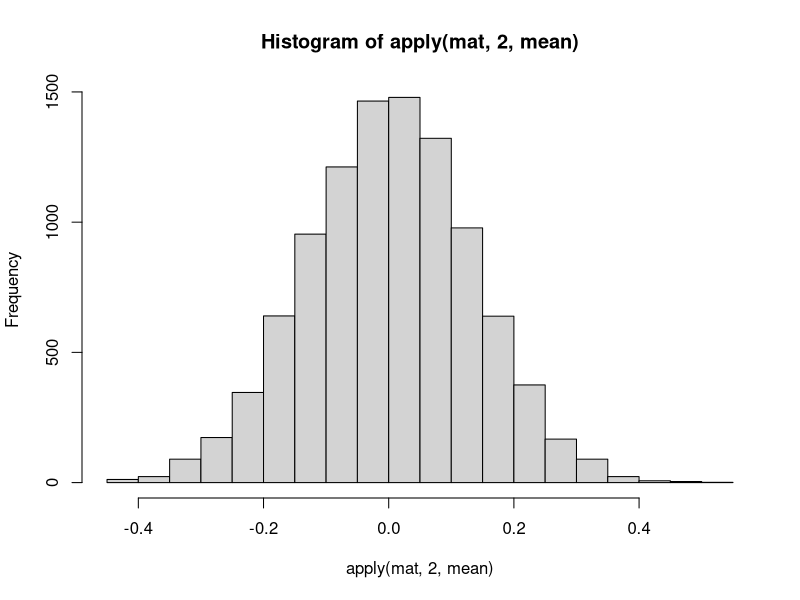
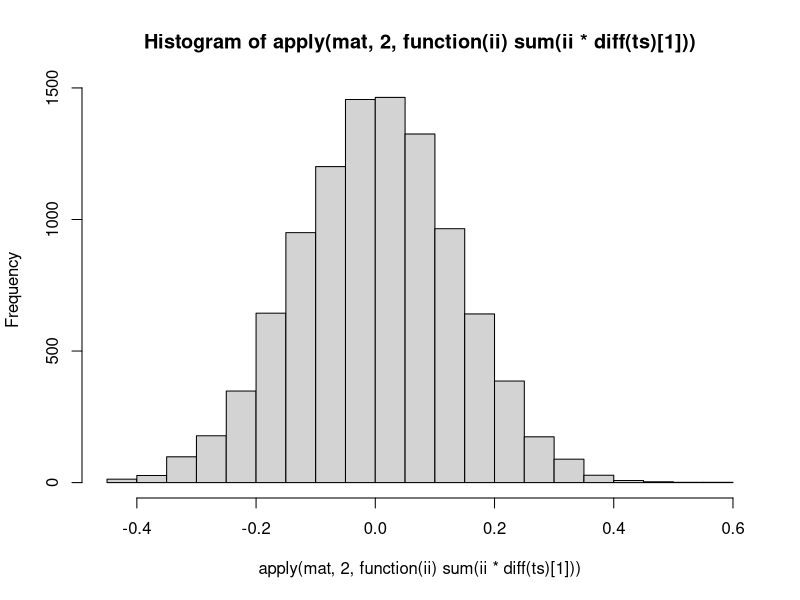
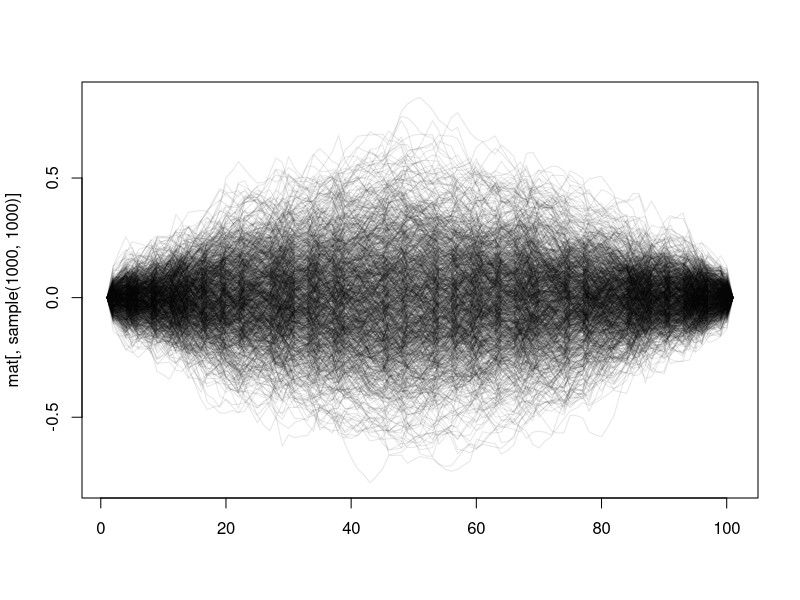
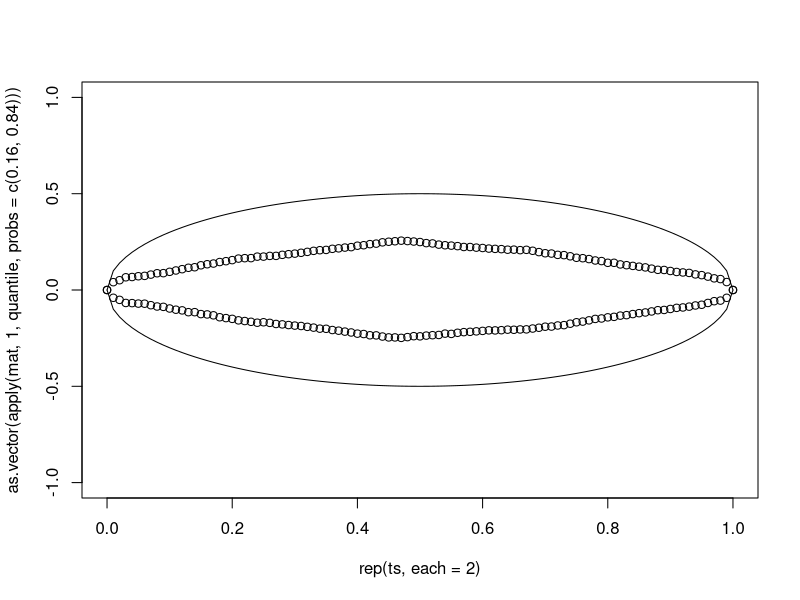

The R source for these figures, in order:
t1<-0;t2<-1;p1<-0;p2<-0;s2<-1;res<-100
ts<-seq(t1,t2,length.out=res+1)
n.bridges<-10000
mat<-matrix(NA,nrow=res+1,ncol=n.bridges)
mat[1,]<-p1;mat[res+1,]<-p2
for(t.ind in sample(2:res)){
  last.t.ind<-max(which(!is.na(mat[,1])&ts<ts[t.ind]))
  next.t.ind<-min(which(!is.na(mat[,1])&ts>ts[t.ind]))
  mat[t.ind,]<-rnorm(n.bridges,
                     (ts[t.ind]-ts[last.t.ind])/(ts[next.t.ind]-ts[last.t.ind])*(mat[next.t.ind,]-mat[last.t.ind,])+mat[last.t.ind,],
                     s2*(ts[t.ind]-ts[last.t.ind])*(ts[next.t.ind]-ts[t.ind])/(ts[next.t.ind]-ts[last.t.ind]))
}
for(n in 1:n.bridges){
  ord<-sample(2:res)
  for(t.ind in ord){
    last.t.ind<-max(which(!is.na(mat[,n])&ts<ts[t.ind]))
    next.t.ind<-min(which(!is.na(mat[,n])&ts>ts[t.ind]))
    mat[t.ind,n]<-rnorm(1,
                        (ts[t.ind]-ts[last.t.ind])/(ts[next.t.ind]-ts[last.t.ind])*(mat[next.t.ind,n]-mat[last.t.ind,n])+mat[last.t.ind,n],
                        sqrt(s2*(ts[t.ind]-ts[last.t.ind])*(ts[next.t.ind]-ts[t.ind])/(ts[next.t.ind]-ts[last.t.ind])))
  }
}
ord<-sample(2:res,length(2:res))
for(t.ind in ord){
  last.t.ind<-max(which(!is.na(mat[,1])&ts<ts[t.ind]))
  next.t.ind<-min(which(!is.na(mat[,1])&ts>ts[t.ind]))
  mat[t.ind,]<-rnorm(n.bridges,
                      (ts[t.ind]-ts[last.t.ind])/(ts[next.t.ind]-ts[last.t.ind])*(mat[next.t.ind,]-mat[last.t.ind,])+mat[last.t.ind,],
                      s2*(ts[t.ind]-ts[last.t.ind])*(ts[next.t.ind]-ts[t.ind])/(ts[next.t.ind]-ts[last.t.ind]))
}
hist(apply(mat,2,mean));sd(apply(mat,2,mean))
hist(apply(mat,2,function(ii) sum(ii*diff(ts)[1])))

#For a BB with var=1 and time interval=1, sd(mean) seems to be ~0.10-0.12; it seems to linearly increase with product of var and time
#interval.
matplot(mat[,sample(1000,1000)],type='l',col=rgb(0,0,0,0.1),lty=1)
yy<-s2*(ts-t1)*(t2-ts)/(t2-t1)
plot(as.vector(apply(mat,1,quantile,probs=c(0.16,0.84)))~rep(ts,each=2),ylim=c(-1,1))
lines(sqrt(1*yy)~ts,type='l')
lines(-1*sqrt(yy)~ts,type='l')


#Use cbind and sapply(x, sample(2:res)) and sapply(x,function(ii) max(which(!is.na(mat[,ii])&ts<ts[t.ind]))) to simultaneously
#sample BB with different sampling orders; should improve the pathologies you noticed in this exercise